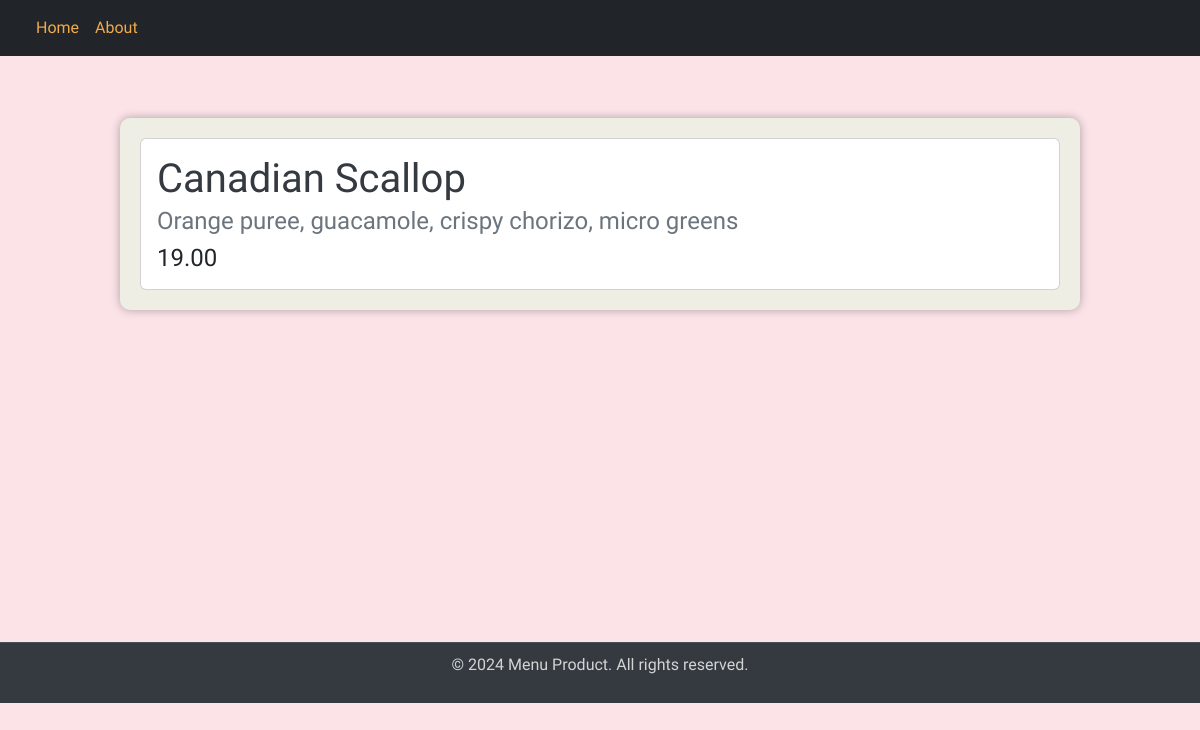
The page /item/7/ on the database its author committed.
### restaurant_menu/models.py (models this page shows, shortened)
class Item(models.Model):
    meal = models.CharField(max_length=100, unique=True)
    description = models.CharField(max_length=2000)
    price = models.DecimalField(max_digits=10, decimal_places=2)
    meal_type = models.CharField(max_length=200, choices=MEAL_TYPE)
    author = models.ForeignKey(User, on_delete=models.PROTECT)
    status = models.IntegerField(choices=STATUS, default=1)
    date_created = models.DateTimeField(auto_now_add=True)
    date_update = models.DateTimeField(auto_now=True)

### restaurant_menu/views.py (the view)
# urls.py: path('item/<int:pk>/', MenuItemDetail.as_view(), name='menu_item'),
class MenuItemDetail(generic.DetailView):
    model = Item
    template_name = "menu_item_detail.html"

### restaurant_menu/templates/menu_item_detail.html
{% extends 'base.html' %}
{% block content  %}
<div class="container mt-5">
    <div class="card">
        <div class="card-body">
            <h1 class="card-title">{{ item.meal }}</h1>
            <h4 class="card-subtitle mb-2 text-muted">{{ item.description }}</h4>
            <h4 class="card-text">{{ item.price }}</h4>
        </div>
    </div>
</div>
<br>
<br>
<br>
<br>
<br>
<br>
<br>
<br>
<br>
<br>
<br>
<br>
<br>
{% endblock content %}

### restaurant_menu/templates/base.html (style rules this page uses)
body { display: flex; flex-direction: column; min-height: 100vh; background-color: #fbe3e8; font-family: 'Jaro', sans-serif; margin: 0; }
.container { max-width: 960px; background-color: #efeee5; padding: 20px; border-radius: 10px; box-shadow: 0 0 10px rgba(0, 0, 0, 0.3); position: relative; top:70px; overflow-y: auto; }
h1, h2 { color: #343a40; }

### rows shown on the page
Item: meal "Canadian Scallop", description "Orange puree, guacamole, crispy chorizo, micro greens", price "19.00"
